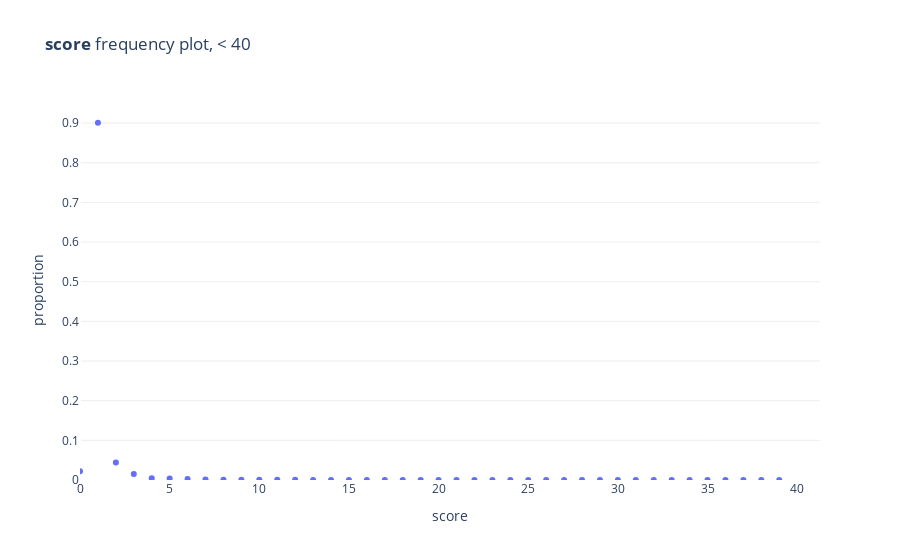

Notebook code cell kept with this figure:
### Code cell
score_vc2 = score_vc[
    score_vc['score'] < cutoff
].copy()

traces = []
trace = go.Scatter(
    x=score_vc2['score'],
    y=score_vc2['proportion'],
    mode='markers'
)
traces.append(trace)
fig = go.Figure(traces)

    
fig.update_yaxes(gridcolor='#eee', title='proportion', rangemode='tozero')
fig.update_xaxes(title='score', rangemode='tozero')
fig.update_layout(
    title=f'<b>score</b> frequency plot, < {cutoff}',
    plot_bgcolor='#fff',
    showlegend=False,
    height=400
)

fig.show()

### Figure 1 — Plotly figure (JSON) as saved in the notebook; plotly's stock layout.template omitted (floating-point values rounded to 4 significant figures)
{"data": [{"mode": "markers", "type": "scatter", "x": [0, 1, 2, 3, 4, 5, 6, 7, 8, 9, 10, 11, 12, 13, 14, 15, 16, 17, 18, 19, 20, 21, 22, 23, 24, 25, 26, 27, 28, 29, 30, 31, 32, 33, 34, 35, 36, 37, 38, 39], "y": [0.02214, 0.9008, 0.04442, 0.01504, 0.004245, 0.00361, 0.002222, 0.001386, 0.0008666, 0.0007422, 0.0005431, 0.0003967, 0.0003689, 0.0002752, 0.000224, 0.0002049, 0.0001947, 0.0001522, 0.0001361, 0.0001113, 9.954e-05, 7.319e-05, 8.051e-05, 7.905e-05, 6.002e-05, 6.148e-05, 4.977e-05, 4.977e-05, 4.831e-05, 3.513e-05, 4.684e-05, 3.367e-05, 3.513e-05, 3.221e-05, 3.513e-05, 2.342e-05, 2.342e-05, 2.489e-05, 1.61e-05, 2.196e-05]}], "layout": {"autosize": true, "plot_bgcolor": "#fff", "showlegend": false, "title": {"text": "<b>score</b> frequency plot, < 40"}, "xaxis": {"autorange": true, "range": [0, 41.31], "rangemode": "tozero", "title": {"text": "score"}, "type": "linear"}, "yaxis": {"autorange": true, "gridcolor": "#eee", "range": [0, 0.9655], "rangemode": "tozero", "title": {"text": "proportion"}, "type": "linear"}}}
